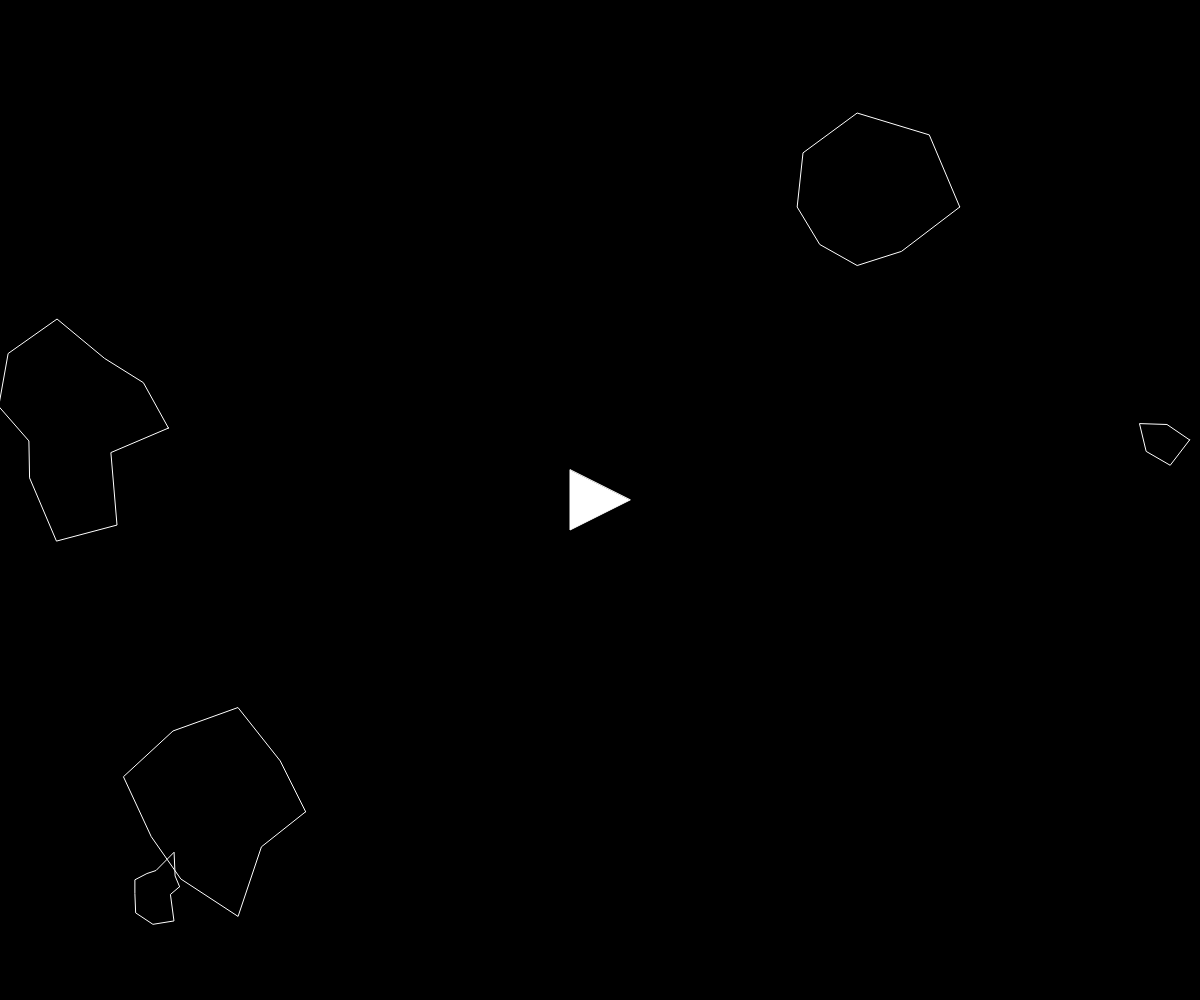
Frame 1 (no input)
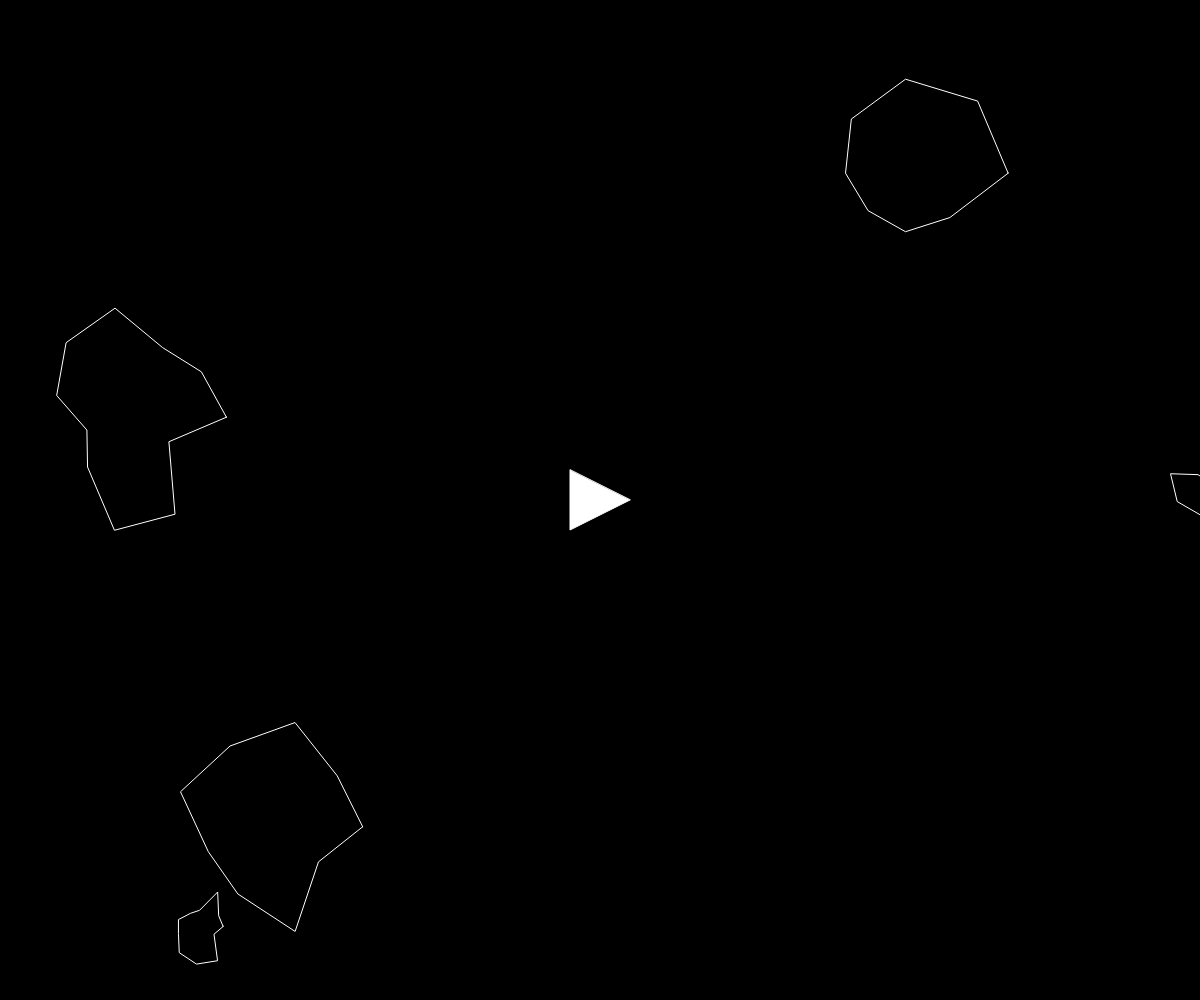
Frame 60 (no input)
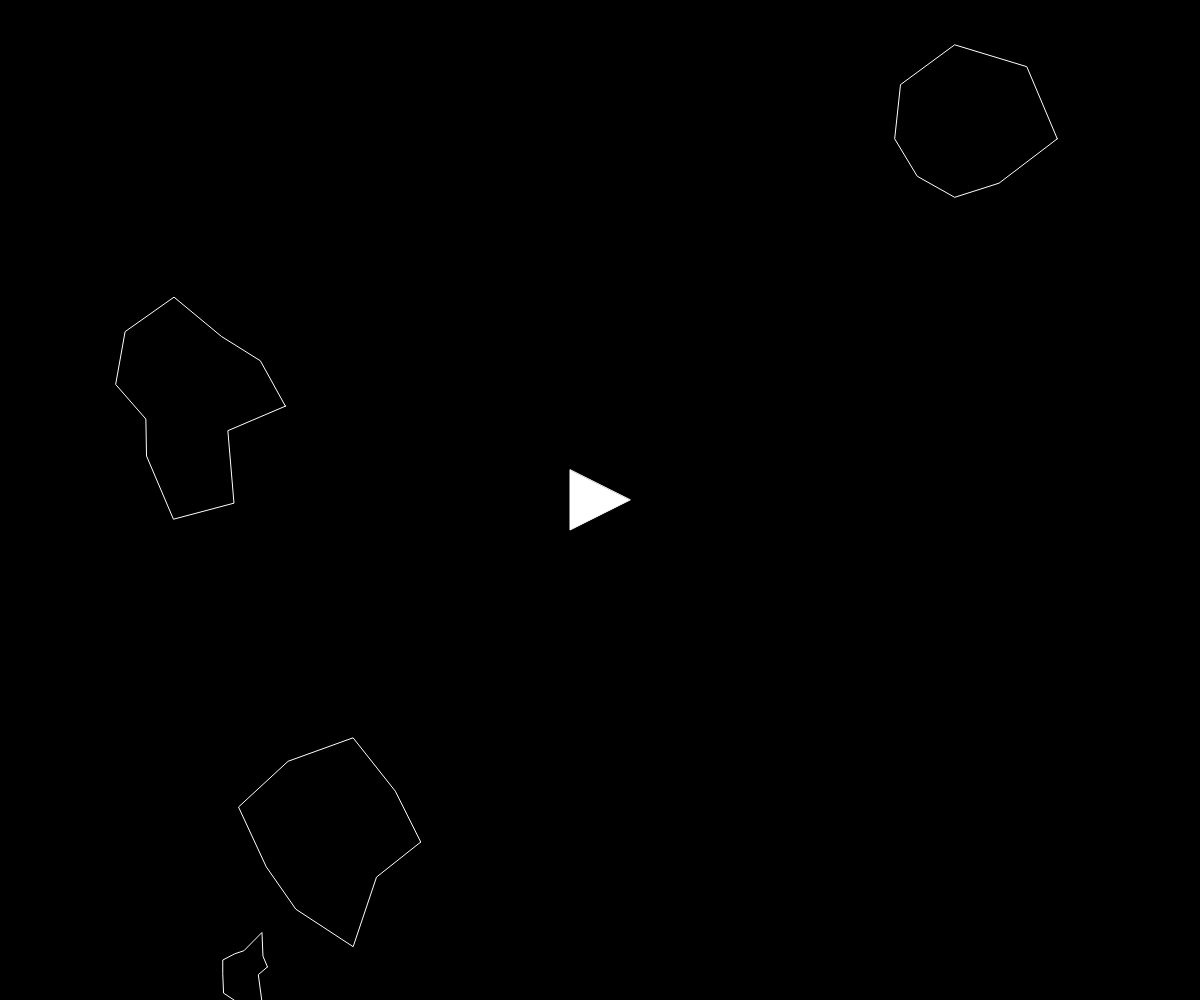
Frame 120 (the mouse pressed at the canvas centre since frame 60)

The p5.js sketch that drew these frames (run headless with seeded random() and noise() and a simulated clock; from frame 60 on, the mouse is pressed at the canvas centre):

// p5.js sketch
// ── sketch.js
// Daniel Shiffman
// http://codingtra.in
// http://patreon.com/codingtrain
// Code for: https://youtu.be/hacZU523FyM

var ship;
var asteroids = [];
var lasers = [];

function setup() {
  createCanvas(windowWidth, windowHeight);
  ship = new Ship();
  for (var i = 0; i < 5; i++) {
    asteroids.push(new Asteroid());
  }
}

function draw() {
  background(0);

  for (var i = 0; i < asteroids.length; i++) {
    if (ship.hits(asteroids[i])) {
      console.log('ooops!');
    }
    asteroids[i].render();
    asteroids[i].update();
    asteroids[i].edges();
  }

  for (var i = lasers.length - 1; i >= 0; i--) {
    lasers[i].render();
    lasers[i].update();
    if (lasers[i].offscreen()) {
      lasers.splice(i, 1);
    } else {
      for (var j = asteroids.length - 1; j >= 0; j--) {
        if (lasers[i].hits(asteroids[j])) {
          if (asteroids[j].r > 10) {
            var newAsteroids = asteroids[j].breakup();
            asteroids = asteroids.concat(newAsteroids);
          }
          asteroids.splice(j, 1);
          lasers.splice(i, 1);
          break;
        }
      }
    }
  }

  console.log(lasers.length);

  ship.render();
  ship.turn();
  ship.update();
  ship.edges();
}

function keyReleased() {
  ship.setRotation(0);
  ship.boosting(false);
}


function keyPressed() {
  if (key == ' ') {
    lasers.push(new Laser(ship.pos, ship.heading));
  } else if (keyCode == RIGHT_ARROW) {
    ship.setRotation(0.21);
  } else if (keyCode == LEFT_ARROW) {
    ship.setRotation(-0.21);
  } else if (keyCode == UP_ARROW) {
    ship.boosting(true);
  }
}



// ── asteroid.js
// Daniel Shiffman
// http://codingtra.in
// http://patreon.com/codingtrain
// Code for: https://youtu.be/hacZU523FyM

function Asteroid(pos, r) {
  if (pos) {
    this.pos = pos.copy();
  } else {
    this.pos = createVector(random(width), random(height));
  }
  if (r) {
    this.r = r * 0.5;
  } else {
    this.r = random(15, 100);
  }

  this.vel = p5.Vector.random2D();
  this.total = floor(random(5,15));
  this.offset = [];
  for (var i = 0; i < this.total; i++) {
    this.offset[i] = random(-this.r * 0.5, this.r * 0.5);
  }

  this.update = function() {
    this.pos.add(this.vel);
  };

  this.render = function() {
    push();
    stroke(255);
    noFill();
    translate(this.pos.x, this.pos.y);
    //ellipse(0, 0, this.r * 2);
    beginShape();
    for (var i = 0; i < this.total; i++) {
      var angle = map(i, 0, this.total, 0, TWO_PI);
      var r = this.r + this.offset[i];
      var x = r * cos(angle);
      var y = r * sin(angle);
      vertex(x, y);
    }
    endShape(CLOSE);
    pop();
  };

  this.breakup = function() {
    var newA = [];
    newA[0] = new Asteroid(this.pos, this.r);
    newA[1] = new Asteroid(this.pos, this.r);
    return newA;
  };

  this.edges = function() {
    if (this.pos.x > width + this.r) {
      this.pos.x = -this.r;
    } else if (this.pos.x < -this.r) {
      this.pos.x = width + this.r;
    }
    if (this.pos.y > height + this.r) {
      this.pos.y = -this.r;
    } else if (this.pos.y < -this.r) {
      this.pos.y = height + this.r;
    }
  };
}
// ── dna.js
// Daniel Shiffman
// http://codingtra.in
// http://patreon.com/codingtrain
// Code for: https://youtu.be/bGz7mv2vD6g

function DNA(genes) {
  // Recieves genes and create a dna object
  if (genes) {
    this.genes = genes;
  }
  // If no genes just create random dna
  else {
    this.genes = [];
    for (var i = 0; i < lifespan; i++) {
      // Gives random vectors
      this.genes[i] = p5.Vector.random2D();
      // Sets maximum force of vector to be applied to a rocket
      this.genes[i].setMag(maxforce);
    }
  }
  // Performs a crossover with another member of the species
  this.crossover = function(partner) {
    var newgenes = [];
    // Picks random midpoint
    var mid = floor(random(this.genes.length));
    for (var i = 0; i < this.genes.length; i++) {
      // If i is greater than mid the new gene should come from this partner
      if (i > mid) {
        newgenes[i] = this.genes[i];
      }
      // If i < mid new gene should come from other partners gene's
      else {
        newgenes[i] = partner.genes[i];
      }
    }
    // Gives DNA object an array
    return new DNA(newgenes);
  };

  // Adds random mutation to the genes to add variance.
  this.mutation = function() {
    for (var i = 0; i < this.genes.length; i++) {
      // if random number less than 0.01, new gene is then random vector
      if (random(1) < 0.01) {
        this.genes[i] = p5.Vector.random2D();
        this.genes[i].setMag(maxforce);
      }
    }
  };
}
// ── laser.js
// Daniel Shiffman
// http://codingtra.in
// http://patreon.com/codingtrain
// Code for: https://youtu.be/hacZU523FyM

function Laser(spos, angle) {
  this.pos = createVector(spos.x, spos.y);
  this.vel = p5.Vector.fromAngle(angle);
  this.vel.mult(10);

  this.update = function() {
    this.pos.add(this.vel);
  };

  this.render = function() {
    push();
    stroke(255);
    strokeWeight(4);
    point(this.pos.x, this.pos.y);
    pop();
  };

  this.hits = function(asteroid) {
    var d = dist(this.pos.x, this.pos.y, asteroid.pos.x, asteroid.pos.y);
    if (d < asteroid.r) {
      return true;
    } else {
      return false;
    }
  };

  this.offscreen = function() {
    if (this.pos.x > width || this.pos.x < 0) {
      return true;
    }
    if (this.pos.y > height || this.pos.y < 0) {
      return true;
    }
    return false;
  };
}
// ── population.js
// Daniel Shiffman
// http://codingtra.in
// http://patreon.com/codingtrain
// Code for: https://youtu.be/bGz7mv2vD6g

function Population() {
  // Array of rockets
  this.rockets = [];
  // Amount of rockets
  this.popsize = 25;
  // Amount parent rocket partners
  this.matingpool = [];

  // Associates a rocket to an array index
  for (var i = 0; i < this.popsize; i++) {
    this.rockets[i] = new Rocket();
  }

  this.evaluate = function() {
    var maxfit = 0;
    // Iterate through all rockets and calcultes their fitness
    for (var i = 0; i < this.popsize; i++) {
      // Calculates fitness
      this.rockets[i].calcFitness();
      // If current fitness is greater than max, then make max equal to current
      if (this.rockets[i].fitness > maxfit) {
        maxfit = this.rockets[i].fitness;
      }
    }
    // Normalises fitnesses
    for (var i = 0; i < this.popsize; i++) {
      this.rockets[i].fitness /= maxfit;
    }

    this.matingpool = [];
    // Take rockets fitness make in to scale of 1 to 100
    // A rocket with high fitness will highly likely will be in the mating pool
    for (var i = 0; i < this.popsize; i++) {
      var n = this.rockets[i].fitness * 100;
      for (var j = 0; j < n; j++) {
        this.matingpool.push(this.rockets[i]);
      }
    }
  };
  // Selects appropriate genes for child
  this.selection = function() {
    var newRockets = [];
    for (var i = 0; i < this.rockets.length; i++) {
      // Picks random dna
      var parentA = random(this.matingpool).dna;
      var parentB = random(this.matingpool).dna;
      // Creates child by using crossover function
      var child = parentA.crossover(parentB);
      child.mutation();
      // Creates new rocket with child dna
      newRockets[i] = new Rocket(child);
    }
    // This instance of rockets are the new rockets
    this.rockets = newRockets;
  };

  // Calls for update and show functions
  this.run = function() {
    for (var i = 0; i < this.popsize; i++) {
      this.rockets[i].update();
      // Displays rockets to screen
      this.rockets[i].show();
    }
  };
}
// ── rocket.js
// Daniel Shiffman
// http://codingtra.in
// http://patreon.com/codingtrain
// Code for: https://youtu.be/bGz7mv2vD6g

// Constructor function
function Rocket(dna) {
  // Physics of rocket at current instance
  this.pos = createVector(width / 2, height);
  this.vel = createVector();
  this.acc = createVector();
  // Checkes rocket has reached target
  this.completed = false;
  // Checks if rocket had crashed
  this.crashed = false;
  // Gives a rocket dna
  if (dna) {
    this.dna = dna;
  } else {
    this.dna = new DNA();
  }
  this.fitness = 0;

  // Object can recieve force and add to acceleration
  this.applyForce = function(force) {
    this.acc.add(force);
  };
  // Calulates fitness of rocket
  this.calcFitness = function() {
    // Takes distance to target
    var d = dist(this.pos.x, this.pos.y, target.x, target.y);

    // Maps range of fitness
    this.fitness = map(d, 0, width, width, 0);
    // If rocket gets to target increase fitness of rocket
    if (this.completed) {
      this.fitness *= 10;
    }
    // If rocket does not get to target decrease fitness
    if (this.crashed) {
      this.fitness /= 10;
    }
  };
  // Updates state of rocket
  this.update = function() {
    // Checks distance from rocket to target
    var d = dist(this.pos.x, this.pos.y, target.x, target.y);
    // If distance less than 10 pixels, then it has reached target
    if (d < 10) {
      this.completed = true;
      this.pos = target.copy();
    }
    // Rocket hit the barrier
    if (
      this.pos.x > rx &&
      this.pos.x < rx + rw &&
      this.pos.y > ry &&
      this.pos.y < ry + rh
    ) {
      this.crashed = true;
    }
    // Rocket has hit left or right of window
    if (this.pos.x > width || this.pos.x < 0) {
      this.crashed = true;
    }
    // Rocket has hit top or bottom of window
    if (this.pos.y > height || this.pos.y < 0) {
      this.crashed = true;
    }

    //applies the random vectors defined in dna to consecutive frames of rocket
    this.applyForce(this.dna.genes[count]);
    // if rocket has not got to goal and not crashed then update physics engine
    if (!this.completed && !this.crashed) {
      this.vel.add(this.acc);
      this.pos.add(this.vel);
      this.acc.mult(0);
      this.vel.limit(4);
    }
  };
  // displays rocket to window
  this.show = function() {
    // push and pop allow's rotating and translation not to affect other objects
    push();
    //color customization of rockets
    noStroke();
    fill(255, 150);
    //translate to the postion of rocket
    translate(this.pos.x, this.pos.y);
    //rotatates to the angle the rocket is pointing
    rotate(this.vel.heading());
    //creates a rectangle shape for rocket
    rectMode(CENTER);
    rect(0, 0, 25, 5);
    pop();
  };
}
// ── ship.js
// Daniel Shiffman
// http://codingtra.in
// http://patreon.com/codingtrain
// Code for: https://youtu.be/hacZU523FyM

function Ship() {
  this.pos = createVector(width / 2, height / 2);
  this.r = 30;
  this.heading = 0;
  this.rotation = 0;
  this.vel = createVector(0, 0);
  this.isBoosting = false;

  this.boosting = function(b) {
    this.isBoosting = b;
  };

  this.update = function() {
    if (this.isBoosting) {
      this.boost();
    }
    this.pos.add(this.vel);
    this.vel.mult(0.99);
  };

  this.boost = function() {
    var force = p5.Vector.fromAngle(this.heading);
    force.mult(0.1);
    this.vel.add(force);
  };

  this.hits = function(asteroid) {
    var d = dist(this.pos.x, this.pos.y, asteroid.pos.x, asteroid.pos.y);
    if (d < this.r + asteroid.r) {
      return true;
    } else {
      return false;
    }
  };

  this.render = function() {
    push();
    translate(this.pos.x, this.pos.y);
    rotate(this.heading + PI / 2);
    fill(255);
    stroke(255);
    triangle(-this.r, this.r, this.r, this.r, 0, -this.r);
    pop();
  };

  this.edges = function() {
    if (this.pos.x > width + this.r) {
      this.pos.x = -this.r;
    } else if (this.pos.x < -this.r) {
      this.pos.x = width + this.r;
    }
    if (this.pos.y > height + this.r) {
      this.pos.y = -this.r;
    } else if (this.pos.y < -this.r) {
      this.pos.y = height + this.r;
    }
  };

  this.setRotation = function(a) {
    this.rotation = a;
  };

  this.turn = function() {
    this.heading += this.rotation;
  };
}
